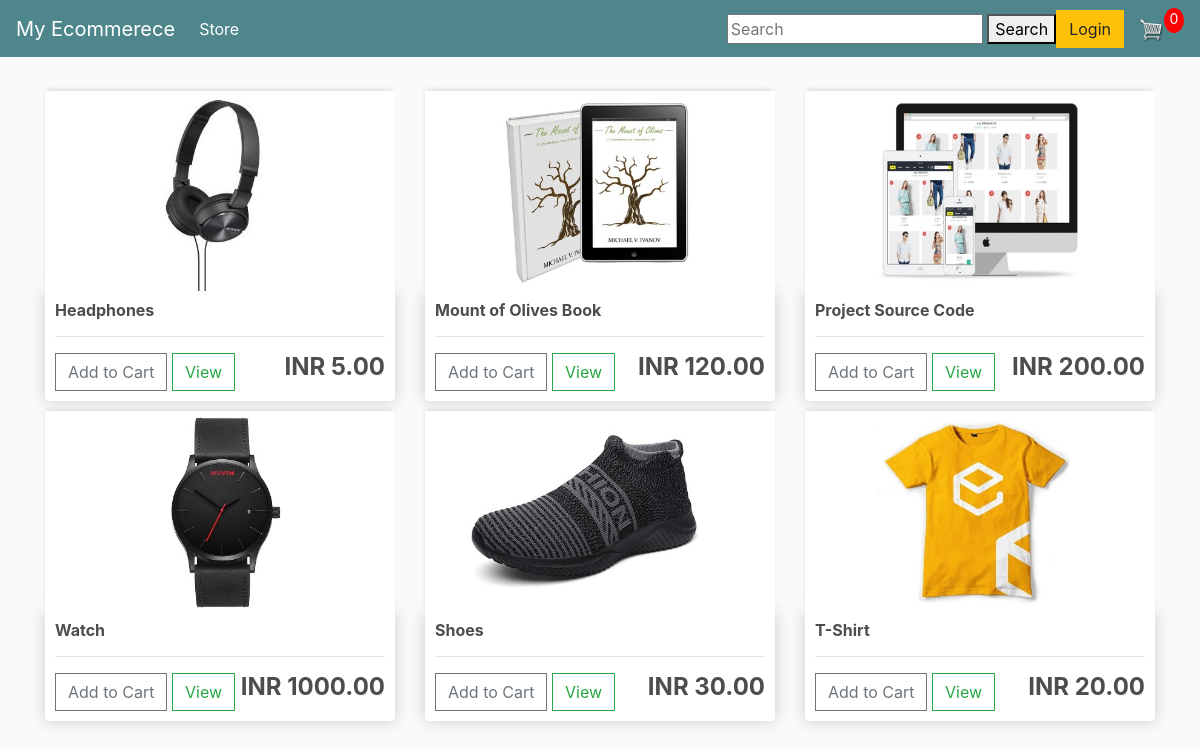
The page / on the database its author committed.
### store/models.py (models this page shows, shortened)
class Product(models.Model):
    name = models.CharField(max_length=200, null=True)
    price = models.FloatField()
    digital = models.BooleanField(default=False, null=True, blank=True)
    image = models.ImageField(default="placeholder.png", null=True, blank=True)
    @property
    def imageURL(self):
        try:
            url = self.image.url
        except:
            url = ""
        return url

### store/views.py (the view)
# urls.py: path("", include("store.urls")),
def store(request):
    products = Product.objects.all()
    if request.user.is_authenticated:
        customer = request.user.customer
        order, created = Order.objects.get_or_create(customer=customer, complete=False)
        context = {
            "products": products,
            "order": order,
        }
    else:
        context = {
            "products": products,
        }
    return render(request, "store/store.html", context)

### store/templates/store/store.html
{% extends 'store/main.html' %} {% load static %} {% block content %}
<div class="row">
  {% for product in products %}
  <div class="col-lg-4">
    <img class="thumbnail" src="{{product.imageURL}}" />
    <div class="box-element product">
      <h6><strong>{{product.name}}</strong></h6>
      <hr />
      {% if request.user.is_authenticated %}
      <a
        href="{% url 'add-item' product.id %}"
        class="btn btn-outline-secondary add-btn"
        >Add to Cart</a
      >
      {% else %}
      <a href="{% url 'login' %}" class="btn btn-outline-secondary add-btn"
        >Add to Cart</a
      >
      {% endif %}
      <a class="btn btn-outline-success" href="{{product.imageURL}}">View</a>
      <h4 style="display: inline-block; float: right">
        <strong>INR {{product.price|floatformat:2}}</strong>
      </h4>
    </div>
  </div>
  {% endfor %}
</div>
{% endblock content %}

### store/templates/store/main.html (shortened to what this page needs)
<!DOCTYPE html>
{% load static %}
<html>
  <head>
    <link
      rel="stylesheet"
      href="https://stackpath.bootstrapcdn.com/bootstrap/4.4.1/css/bootstrap.min.css"
    />
    <link rel="stylesheet" type="text/css" href="{% static 'css/main.css' %}" />
  </head>
  <body>
    <nav class="navbar navbar-expand-lg navbar-dark bg-dark">
      <a class="navbar-brand" href="{% url 'store' %}">My Ecommerece</a>
      <div class="collapse navbar-collapse" id="navbarSupportedContent">
        <ul class="navbar-nav mr-auto">
          <li class="nav-item active">
            <a class="nav-link" href="{% url 'store' %}"
              >Store <span class="sr-only">(current)</span></a
            >
          </li>
        </ul>
        <div class="search">
          <form class="f1" action="{% url 'search_view' %}" method="GET">
            <input class="s1" type="text" name="q" placeholder="Search">
            <button class="submit" type="submit">Search</button>
          </form>
        </div>
        <div class="form-inline my-2 my-lg-0">
          {% if request.user.is_authenticated %}
          <a href="{% url 'logout' %}" class="btn btn-danger">Logout</a>
          {% else %}
          <a href="{% url 'login' %}" class="btn btn-warning">Login</a>
          {% endif %}
          <a href="{% url 'cart' %}">
            <img id="cart-icon" src="{% static 'images/cart.png' %}" />
          </a>
          {% if request.user.is_authenticated %}
          <p id="cart-total">{{order.get_cart_items}}</p>
          {% else %}
          <p id="cart-total">0</p>
          {% endif %}
        </div>
      </div>
    </nav>
    <div class="container">
      <br />
      {% block content %} {% endblock content %}
    </div>
  </body>
</html>

### static/css/main.css (style rules this page uses)
body { background-color: hsl(0, 0%, 98%); }
h1,h2,h3,h4,h5,h6 { color:hsl(0, 0%, 30%); }
.box-element { box-shadow:hsl(0, 0%, 80%) 0 0 16px; background-color: #fff; border-radius: 4px; padding: 10px; }
.thumbnail { width: 100%; height: 200px; -webkit-box-shadow: -1px -3px 5px -2px rgba(214,214,214,1); -moz-box-shadow: -1px -3px 5px -2px rgba(214,214,214,1); box-shadow: -1px -3px 5px -2px rgba(214,214,214,1); }
.product { border-radius: 0 0 4px 4px; }
.bg-dark { background-color: #4f868c!important; }
#cart-icon { width:25px; display: inline-block; margin-left: 15px; }
#cart-total { display: block; text-align: center; color:#fff; background-color: red; width: 20px; height: 25px; border-radius: 50%; font-size: 14px; }
.col-lg-4, .col-lg-6, .col-lg-8, .col-lg-12 { margin-top: 10px; }
.btn { border-radius: 0; }

### rows shown on the page
Product: imageURL (picture), name "Headphones", price "5.00"
Product: imageURL (picture), name "Mount of Olives Book", price "120.00"
Product: imageURL (picture), name "Project Source Code", price "200.00"
Product: imageURL (picture), name "Watch", price "1000.00"
Product: imageURL (picture), name "Shoes", price "30.00"
Product: imageURL (picture), name "T-Shirt", price "20.00"
